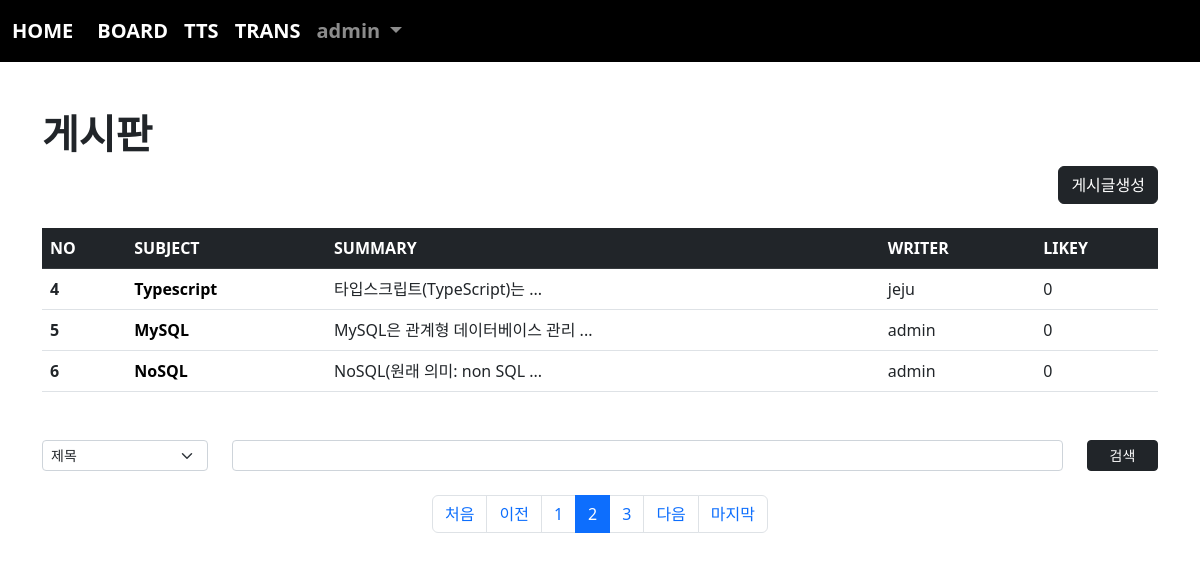
Screenshot of /board/index/?page=2&cate=&kw= (signed in) with the database file from the repository.
### acc/models.py (models this page shows, shortened)
class User(AbstractUser):
    pic = models.ImageField(upload_to="user/%y/%m")
    comment = models.TextField(blank=True)
    point = models.IntegerField(default=0)

### board/models.py (models this page shows, shortened)
class Board(models.Model):
    subject = models.CharField(max_length=100)
    writer = models.ForeignKey(User, on_delete=models.CASCADE, related_name="writer")
    content = models.TextField(blank=True)
    pubdate = models.DateTimeField()
    likey = models.ManyToManyField(User, blank=True, related_name="likey")
    def summary(self):
        if len(self.content) > 20:
            return f"{self.content[:20]} ..."
        return self.content

### board/views.py (the view)
# urls.py: path("index/", views.index, name="index"),
def index(request):
    kw = request.GET.get("kw", "")
    cate = request.GET.get("cate", "")
    pg = request.GET.get("page", 1)
    if kw:
        if cate == "sub":
            b = Board.objects.filter(subject__startswith=kw)
        elif cate == "wri":
            try:
                from acc.models import User
                u = User.objects.get(username=kw)
                b = Board.objects.filter(writer=u)
            except:
                b = Board.objects.none()
        elif cate == "con":
            b = Board.objects.filter(content__contains=kw)
        else:
            pass # 20일
            b = Board.objects.none()
    else:
        b = Board.objects.all()
    pag = Paginator(b, 3)
    obj = pag.get_page(pg)
    context = {
        "bset" : obj,
        "kw" : kw,
        "cate" : cate
    }
    return render(request, "board/index.html", context)

### templates/board/index.html (shortened to what this page needs)
{% extends 'base.html' %}
{% block con %}
    {% load mathfilters %}
    <h1><b>게시판</b></h1>
    <div class="text-end">
        <a href="{% url 'board:create' %}" class="btn btn-dark">게시글생성</a>
    </div>
    <table class="table table-hover mt-4">
        <thead>
            <tr class="table-dark">
                <th scope="col">NO</th>
                <th scope="col">SUBJECT</th>
                <th scope="col">SUMMARY</th>
                <th scope="col">WRITER</th>
                <th scope="col">LIKEY</th>
            </tr>
        </thead>
        <tbody>
            {% if bset %}
                {% for i in bset %}
                    <tr>
                        <th scope="row">{{ bset.start_index|add:forloop.counter0 }}</th>
                        <td><a class="sub" href="{% url 'board:detail' i.id %}">{{ i.subject }}</a></td>
                        <td>{{ i.summary }}</td>
                        <td>{{ i.writer }}</td>
                        <td>{{ i.likey.count }}</td>
                    </tr>
                {% endfor %}
            {% endif %}
        </tbody>
    </table>
    <form>
        <div class="row mt-5">
            <div class="col-sm-2">
                <select name="cate" class="form-select form-select-sm">
                    <option value="sub" {% if cate == "sub" %} selected {% endif %}>제목</option>
                </select>
            </div>
            <div class="col-sm-9">
                <input type="text" name="kw" value="{{kw}}" class="form-control form-control-sm">
            </div>
            <div class="col-sm-1">
                <button class="btn btn-dark btn-sm" style="width:100%">검색</button>
            </div>
        </div>
    </form>
    <nav aria-label="Page navigation example" class="mt-4">
        <ul class="pagination justify-content-center">
            {% if bset.has_previous %}
                <li class="page-item"><a href="{% url 'board:index' %}?page=1&cate={{cate}}&kw={{kw}}" class="page-link">처음</a></li>
                <li class="page-item"><a href="{% url 'board:index' %}?page={{bset.previous_page_number}}&cate={{cate}}&kw={{kw}}" class="page-link">이전</a></li>
            {% else %}
                <li class="page-item disabled"><a class="page-link">처음</a></li>
                <li class="page-item disabled"><a class="page-link">이전</a></li>
            {% endif %}
            {% for i in bset.paginator.page_range %}
                {% if bset.number|add:5 >= i and i >= bset.number|sub:4 %}
                    <li class="page-item {% if bset.number == i %} active {% endif %}"><a class="page-link" href="{% url 'board:index' %}?page={{i}}&cate={{cate}}&kw={{kw}}">{{i}}</a></li>
                {% endif %}
            {% endfor %}
            {% if bset.has_next %}
                <li class="page-item"><a href="{% url 'board:index' %}?page={{ bset.next_page_number }}&cate={{cate}}&kw={{kw}}" class="page-link">다음</a></li>
                <li class="page-item"><a href="{% url 'board:index' %}?page={{bset.paginator.num_pages}}&cate={{cate}}&kw={{kw}}" class="page-link">마지막</a></li>
            {% else %}
                <li class="page-item disabled"><a class="page-link">다음</a></li>
                <li class="page-item disabled"><a class="page-link">마지막</a></li>
            {% endif %}
        </ul>
    </nav>
{% endblock %}

### templates/base.html (shortened to what this page needs)
<!doctype html>
<html lang="en">
    <head>
        <link href="https://cdn.jsdelivr.net/npm/bootstrap@5.2.0-beta1/dist/css/bootstrap.min.css" rel="stylesheet">
    </head>
    <body>
        {% if user.is_authenticated %}
            <nav class="navbar navbar-expand-lg navbar-dark" style="background-color: rgb(0, 0, 0); font-weight: bold; font-size: 20px;">
                <div class="container-fluid">
                    <a class="navbar-brand" href="{% url 'acc:index' %}">HOME</a>
                    <div class="collapse navbar-collapse" id="navbarSupportedContent">
                        <ul class="navbar-nav me-auto mb-2 mb-lg-0">
                            <li class="nav-item">
                                <a class="nav-link active" aria-current="page" href="{% url 'board:index' %}">BOARD</a>
                            </li>
                            <li class="nav-item">
                                <a class="nav-link active" aria-current="page" href="{% url 'tts:index' %}">TTS</a>
                            </li>
                            <li class="nav-item">
                                <a class="nav-link active" aria-current="page" href="{% url 'trans:index' %}">TRANS</a>
                            </li>
                            <li class="nav-item dropdown">
                                <a class="nav-link dropdown-toggle" href="#" id="navbarDropdown" role="button" data-bs-toggle="dropdown" aria-expanded="false">
                                    {{ user }}
                                </a>
                            </li>
                        </ul>
                    </div>
                </div>
            </nav>
        {% endif %}
        <div class="container mt-5 mb-5">
            {% if user.is_authenticated %}
                {% block con %}{% endblock %}
            {% endif %}
        </div>
    </body>
</html>

### templates/board/index.html (style rules this page uses)
.sub { text-decoration: none; color:black; font-weight: bold; }

### rows the page displays
User: username "admin"
Board: start_index|add "4", subject "Typescript", summary "타입스크립트(TypeScript)는 ...", writer "jeju", likey.count "0"
Board: start_index|add "5", subject "MySQL", summary "MySQL은 관계형 데이터베이스 관리 ...", writer "admin", likey.count "0"
Board: start_index|add "6", subject "NoSQL", summary "NoSQL(원래 의미: non SQL ...", writer "admin", likey.count "0"

### other values shown
{{ i }} "1" "2" "3"
